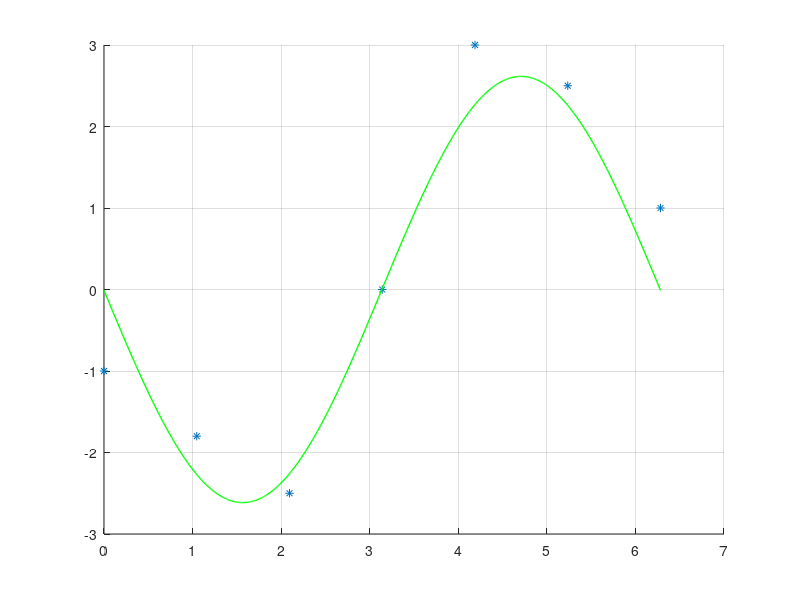

Reproduce this figure in MATLAB.
y_values = [-1,-1.8,-2.5,0,3,2.5,1]; %initial data
x_values = (0: pi/300: 2*pi);
x_actual = (0: pi/3: 2*pi);

y_matrix = zeros(2, 1); %creating empty matrix
x_matrix = zeros(2, 2);

for i = 1:length(y_values) %calculating y matrix
    y_matrix(1) = y_matrix(1) + y_values(i)*sin(x_values(i));
    y_matrix(2) = y_matrix(2) + y_values(i)*cos(x_values(i));
end
    
for i = 1:length(x_values) %calculating x matrix
    x_matrix(1) = x_matrix(1) + sin(x_values(i))^2;
    x_matrix(2) = x_matrix(2) + sin(x_values(i))*cos(x_values(i));
    x_matrix(4) = x_matrix(4) + cos(x_values(i))^2;
end
x_matrix(3) = x_matrix(2); 

coefficients_matrix = x_matrix\y_matrix; %calculating coefficients
result = -sin(coefficients_matrix(1)*sin(x_values + coefficients_matrix(2))) * 10^3.5;

hold on; %graphics
plot(x_actual, y_values, '*');
plot(x_values, result, 'g', 'linewidth', 1);
grid on; 
